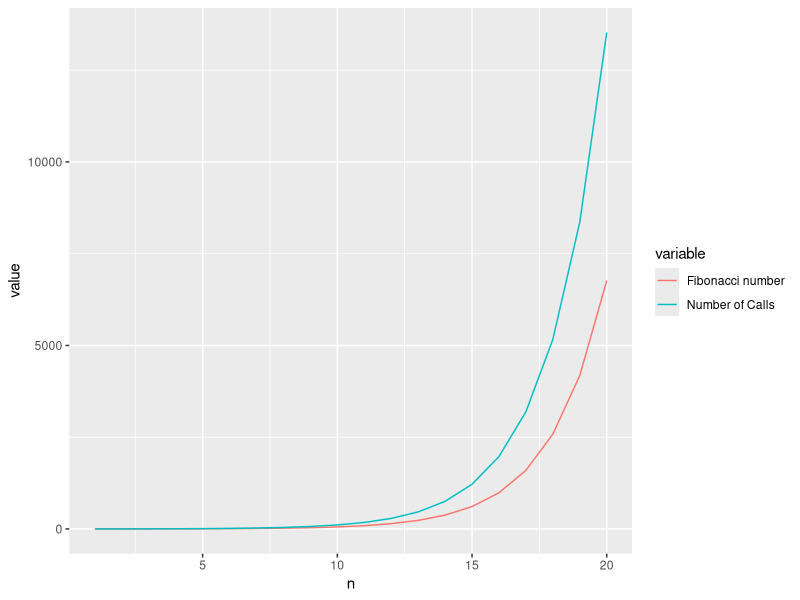
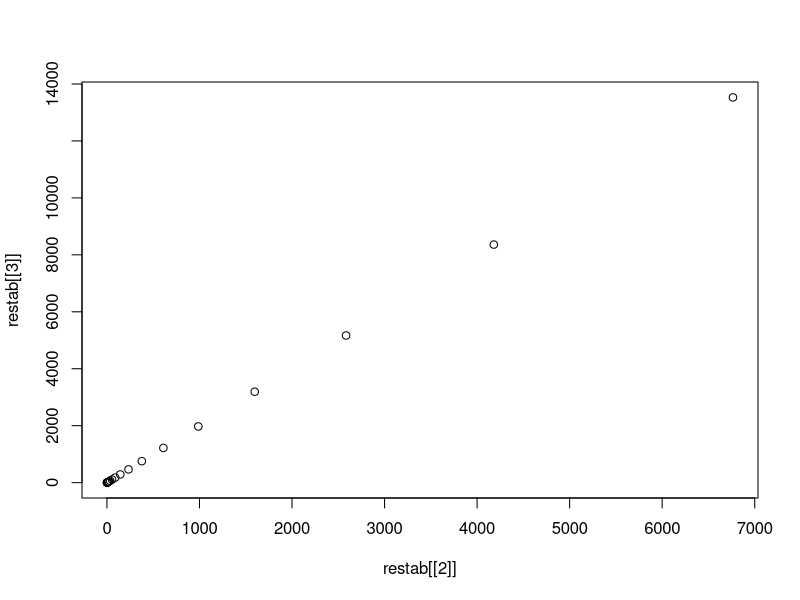
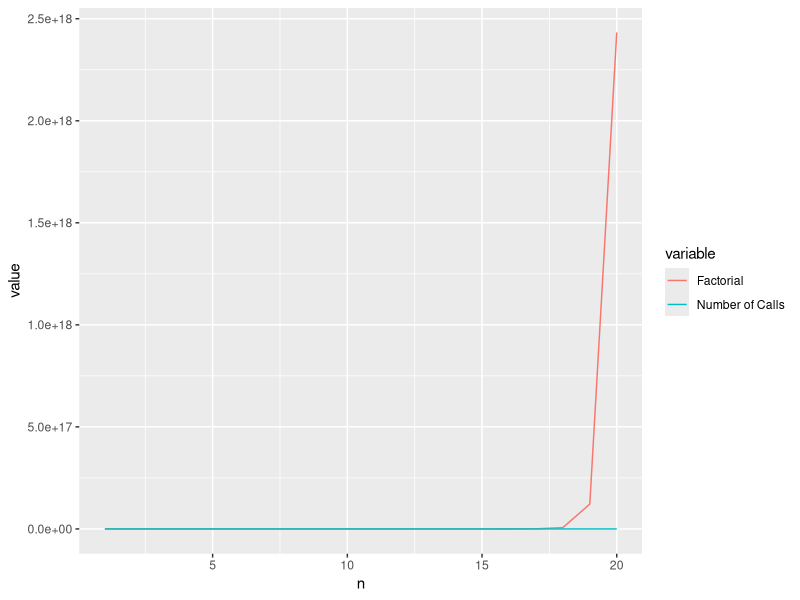
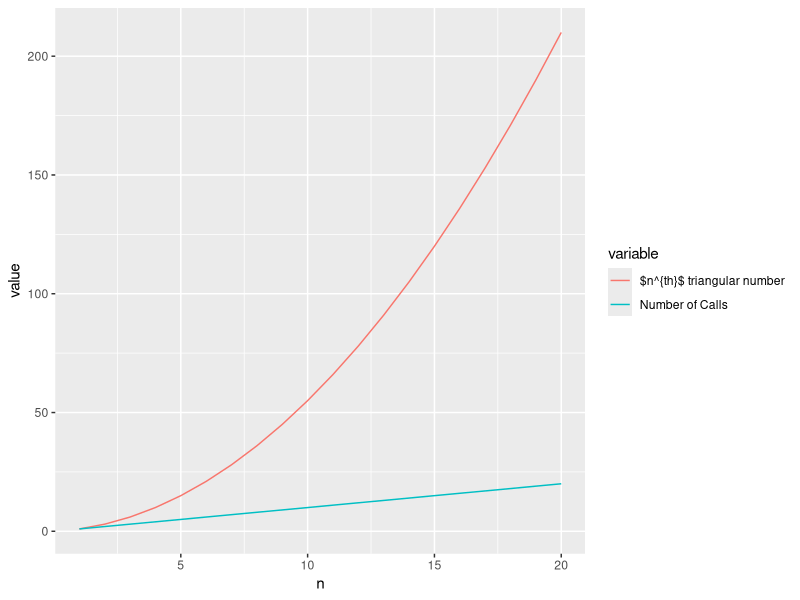

These charts were generated, in order, by the following R code:
#' # Exercise One: Basic Recursion
#' 
#' There are three tasks in this exercise:
#' 
#' 1. Construct the fibonacci algorithm and make a table with N, the fibonacci
#' number, and the result of CALL_COUNTER. 
#' 2. Construct a factorial algorithm and create the same table. 
#' 3. Construct a terminal function to calculate the
#' $n^{th}$ triangular number.
#' 
#' ## Packages and global variables
library(knitr)
library(ggplot2)
library(reshape2)
CALL_COUNTER <- 0
#' 
#' 
#' ## Fibonacci function
#' ### Definition
fib <- function(n, call_count = TRUE){
  if (call_count){
    CALL_COUNTER <<- CALL_COUNTER + 1
  }
  if (n == 1 || n == 2){
    return(1)
  } else {
    a <- fib(n - 1)
    b <- fib(n - 2)
    c <- a + b
    return(c)
  }
}
#' 
#' ### Initial tests
#' 
#' Now that we have the function, we should run it to make sure everything works
fib(1)
fib(2)
fib(8)
fib(10)
#'
#' ### Creating table
#' 
#' Excellent, now let's see what happens from 1 to 20. Here I am setting a
#' maximum number, creating a data frame to hold the results, and making a for
#' loop to loop through all the numbers. 
n <- 20
restab <- data.frame(list(n = 1:n, 
                          `Fibonacci number` = 1:n, 
                          `Number of Calls` = 1:n),
                     check.names = FALSE)
for (i in 1:n){
  CALL_COUNTER <- 0
  fib_res      <- fib(i)
  restab[i, ]  <- c(i, fib_res, CALL_COUNTER)
}

#' ### Pretty things
#' 
#' Now I'm using kable from the package knitr to make the results pretty and I'm
#' plotting with ggplot2 and reshape2
knitr::kable(restab)
meltres <- reshape2::melt(restab, measure.vars = 2:3)
ggplot(meltres, aes(x = n, y = value, color = variable)) + geom_line()
#' 
#' 
#' ### Question: what's the relationship between `fib(n)` and `CALL_COUNTER`?
#' 
#' First assumption: we know that `CALL_COUNTER` is always greater than or equal
#' to `fib(n)`
all(restab[[2]] <= CALL_COUNTER)
#' 
#' Now that we've established that, we should try to find some relationship
#' between the two. One easy way to start is to plot `fib(n)` against
#' `CALL_COUNTER` and see if there is a linear relationship.
plot(restab[[2]], restab[[3]])
#' 
#' There is an apparent linear relationship Let's look at the differences. 
(call_diff <- restab[[3]] - restab[[2]])
#' 
#' and the differences between the differences
diff(call_diff)
#' The differences between the differences result in a fibonacci sequence. This 
#' makes sense given the linear relationship. If we think in terms of what the 
#' function is doing, in the simplest two cases, the function is being called 
#' once. In the case of 3, the function is called 3 times:
#' 
#' ```
#' 2 = fib(3) -> fib(2) + fib(1)
#' ```
#' 
#' In the case of 4, the function is called 5 times:
#' 
#' ```
#' 3 = fib(4) -> (fib(3) -> fib(2) + fib(1)) + 
#'               fib(2)
#' ```
#' 
#' In the case of 5, the function is called 9 times:
#' 
#' ```
#' 5 = fib(5) -> (fib(4) -> (fib(3) -> fib(2) + fib(1)) + fib(2)) + 
#'               (fib(3) -> fib(2) + fib(1))
#' ```
#' 
#' What happens is that the function is called twice within the function if the 
#' case is not 2 or 1. So, we can see whether or not multiplying the call by two
#' will work. The difference between these numbers should be zero if this works.
restab[[2]]*2 - restab[[3]]
#' 
#' That didn't work, but we have all ones. This means that the linear
#' relationship is indeed double, but there's an extra call left over. If we
#' think about it, we actually have three calls per call, but since there is the
#' initial call that's not taken into account, we need to subtract it from the
#' doubling effort. This will bring it to zero.
#' 
#' How can we prove this? One way to do this would be to predict the next 
#' CALL_COUNTER value by utilizing the next number in the fibonacci sequence.
(nextfib  <- restab[[2]][19] + restab[[2]][20])
(nextcall <- nextfib*2 - 1)
CALL_COUNTER <- 0
fib(21)
CALL_COUNTER
CALL_COUNTER == nextcall
#' 
#' The formula to calculate the number of calls needed to calculate the 
#' $n^{th}$ fibonacci number:
#' $\left(2 \times fib(n)\right) - 1$
#' 
#' 
#' ## Factorials!
#' 
#' A factorial is simply the product of n by all the integers that come before it
#' which are nonzero. 
#' 
#' ### Definition
fact <- function(n, call_count = TRUE){
  if (call_count){
    CALL_COUNTER <<- CALL_COUNTER + 1
  }
  if (n == 1){
    return(1)
  } else {
    fn <- n * fact(n - 1)
    return(fn)
  }
}
#' 
#' ### Intial tests
fact(1) == 1
fact(2) == 2*1
fact(5) == 5*4*3*2*1
#' 
#' ### Table Time
n <- 20
names(restab)[2] <- "Factorial"
for (i in 1:n){
  CALL_COUNTER <- 0
  fact_res      <- fact(i)
  restab[i, ]  <- c(i, fact_res, CALL_COUNTER)
}
#' ### Pretty things
#' 
knitr::kable(restab)
meltres <- reshape2::melt(restab, measure.vars = 2:3)
ggplot(meltres, aes(x = n, y = value, color = variable)) + geom_line()
#'
#'
#' ## Terminal function
#' 
#' This one is like the factorial, but it adds numbers instead of multiplies 
#' them. This is like taking the last value of a cumulative sum from 1 to n.
#' 
tfun <- function(n, call_count = TRUE){
  if (call_count){
    CALL_COUNTER <<- CALL_COUNTER + 1
  }
  if (n == 1){
    return(1)
  } else {
    tn <- n + tfun(n - 1)
    return(tn)
  }
}
#' ### Intial tests
tfun(1) == 1
tfun(2) == cumsum(1:2)[2]
tfun(5) == cumsum(1:5)[5]
#' 
#' ### Table Time
n <- 20
names(restab)[2] <- "$n^{th}$ triangular number"
for (i in 1:n){
  CALL_COUNTER <- 0
  tfun_res      <- tfun(i)
  restab[i, ]  <- c(i, tfun_res, CALL_COUNTER)
}
#' ### Pretty things
#' 
knitr::kable(restab)
meltres <- reshape2::melt(restab, measure.vars = 2:3)
ggplot(meltres, aes(x = n, y = value, color = variable)) + geom_line()
#'
